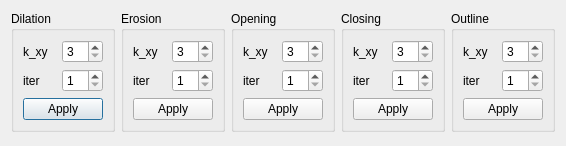
<?xml version="1.0" encoding="UTF-8"?>
<ui version="4.0">
 <class>MorphologyDialog</class>
 <widget class="QDialog" name="MorphologyDialog">
  <property name="geometry">
   <rect>
    <x>0</x>
    <y>0</y>
    <width>565</width>
    <height>146</height>
   </rect>
  </property>
  <property name="windowTitle">
   <string>MorphologyDialog</string>
  </property>
  <layout class="QGridLayout" name="gridLayout">
   <item row="0" column="0">
    <layout class="QHBoxLayout" name="horizontalLayout_12">
     <item>
      <widget class="QGroupBox" name="grp_Dilation">
       <property name="title">
        <string>Dilation</string>
       </property>
       <layout class="QVBoxLayout" name="verticalLayout">
        <item>
         <layout class="QHBoxLayout" name="horizontalLayout">
          <item>
           <widget class="QLabel" name="lbl_Dilation_k_xy">
            <property name="text">
             <string>k_xy</string>
            </property>
           </widget>
          </item>
          <item>
           <widget class="QSpinBox" name="sBox_Dilation_k_xy">
            <property name="minimum">
             <number>3</number>
            </property>
            <property name="singleStep">
             <number>2</number>
            </property>
           </widget>
          </item>
         </layout>
        </item>
        <item>
         <layout class="QHBoxLayout" name="horizontalLayout_2">
          <item>
           <widget class="QLabel" name="lbl_Dilation_iter">
            <property name="text">
             <string>iter</string>
            </property>
           </widget>
          </item>
          <item>
           <widget class="QSpinBox" name="sBox_Dilation_iter">
            <property name="minimum">
             <number>1</number>
            </property>
            <property name="singleStep">
             <number>1</number>
            </property>
            <property name="value">
             <number>1</number>
            </property>
           </widget>
          </item>
         </layout>
        </item>
        <item>
         <widget class="QPushButton" name="pBtn_Dilation_Apply">
          <property name="text">
           <string>Apply</string>
          </property>
         </widget>
        </item>
       </layout>
      </widget>
     </item>
     <item>
      <widget class="QGroupBox" name="grp_Erosion">
       <property name="title">
        <string>Erosion</string>
       </property>
       <layout class="QVBoxLayout" name="verticalLayout_2">
        <item>
         <layout class="QHBoxLayout" name="horizontalLayout_3">
          <item>
           <widget class="QLabel" name="lbl_Erosion_k_xy">
            <property name="text">
             <string>k_xy</string>
            </property>
           </widget>
          </item>
          <item>
           <widget class="QSpinBox" name="sBox_Erosion_k_xy">
            <property name="minimum">
             <number>3</number>
            </property>
            <property name="singleStep">
             <number>2</number>
            </property>
           </widget>
          </item>
         </layout>
        </item>
        <item>
         <layout class="QHBoxLayout" name="horizontalLayout_4">
          <item>
           <widget class="QLabel" name="lbl_Erosion_iter">
            <property name="text">
             <string>iter</string>
            </property>
           </widget>
          </item>
          <item>
           <widget class="QSpinBox" name="sBox_Erosion_iter">
            <property name="minimum">
             <number>1</number>
            </property>
            <property name="singleStep">
             <number>1</number>
            </property>
            <property name="value">
             <number>1</number>
            </property>
           </widget>
          </item>
         </layout>
        </item>
        <item>
         <widget class="QPushButton" name="pBtn_Erosion_Apply">
          <property name="text">
           <string>Apply</string>
          </property>
         </widget>
        </item>
       </layout>
      </widget>
     </item>
     <item>
      <widget class="QGroupBox" name="grp_Opening">
       <property name="title">
        <string>Opening</string>
       </property>
       <layout class="QVBoxLayout" name="verticalLayout_3">
        <item>
         <layout class="QHBoxLayout" name="horizontalLayout_5">
          <item>
           <widget class="QLabel" name="lbl_Opening_k_xy">
            <property name="text">
             <string>k_xy</string>
            </property>
           </widget>
          </item>
          <item>
           <widget class="QSpinBox" name="sBox_Opening_k_xy">
            <property name="minimum">
             <number>3</number>
            </property>
            <property name="singleStep">
             <number>2</number>
            </property>
           </widget>
          </item>
         </layout>
        </item>
        <item>
         <layout class="QHBoxLayout" name="horizontalLayout_6">
          <item>
           <widget class="QLabel" name="lbl_Opening_iter">
            <property name="text">
             <string>iter</string>
            </property>
           </widget>
          </item>
          <item>
           <widget class="QSpinBox" name="sBox_Opening_iter">
            <property name="minimum">
             <number>1</number>
            </property>
            <property name="singleStep">
             <number>1</number>
            </property>
            <property name="value">
             <number>1</number>
            </property>
           </widget>
          </item>
         </layout>
        </item>
        <item>
         <widget class="QPushButton" name="pBtn_Opening_Apply">
          <property name="text">
           <string>Apply</string>
          </property>
         </widget>
        </item>
       </layout>
      </widget>
     </item>
     <item>
      <widget class="QGroupBox" name="grp_Closing">
       <property name="title">
        <string>Closing</string>
       </property>
       <layout class="QVBoxLayout" name="verticalLayout_4">
        <item>
         <layout class="QHBoxLayout" name="horizontalLayout_7">
          <item>
           <widget class="QLabel" name="lbl_Closing_k_xy">
            <property name="text">
             <string>k_xy</string>
            </property>
           </widget>
          </item>
          <item>
           <widget class="QSpinBox" name="sBox_Closing_k_xy">
            <property name="minimum">
             <number>3</number>
            </property>
            <property name="singleStep">
             <number>2</number>
            </property>
           </widget>
          </item>
         </layout>
        </item>
        <item>
         <layout class="QHBoxLayout" name="horizontalLayout_8">
          <item>
           <widget class="QLabel" name="lbl_Closing_iter">
            <property name="text">
             <string>iter</string>
            </property>
           </widget>
          </item>
          <item>
           <widget class="QSpinBox" name="sBox_Closing_iter">
            <property name="minimum">
             <number>1</number>
            </property>
            <property name="singleStep">
             <number>1</number>
            </property>
            <property name="value">
             <number>1</number>
            </property>
           </widget>
          </item>
         </layout>
        </item>
        <item>
         <widget class="QPushButton" name="pBtn_Closing_Apply">
          <property name="text">
           <string>Apply</string>
          </property>
         </widget>
        </item>
       </layout>
      </widget>
     </item>
     <item>
      <widget class="QGroupBox" name="grp_Outline">
       <property name="title">
        <string>Outline</string>
       </property>
       <layout class="QVBoxLayout" name="verticalLayout_5">
        <item>
         <layout class="QHBoxLayout" name="horizontalLayout_9">
          <item>
           <widget class="QLabel" name="lbl_Outline_k_xy">
            <property name="text">
             <string>k_xy</string>
            </property>
           </widget>
          </item>
          <item>
           <widget class="QSpinBox" name="sBox_Outline_k_xy">
            <property name="minimum">
             <number>3</number>
            </property>
            <property name="singleStep">
             <number>2</number>
            </property>
           </widget>
          </item>
         </layout>
        </item>
        <item>
         <layout class="QHBoxLayout" name="horizontalLayout_10">
          <item>
           <widget class="QLabel" name="lbl_Outline_iter">
            <property name="text">
             <string>iter</string>
            </property>
           </widget>
          </item>
          <item>
           <widget class="QSpinBox" name="sBox_Outline_iter">
            <property name="minimum">
             <number>1</number>
            </property>
            <property name="singleStep">
             <number>1</number>
            </property>
            <property name="value">
             <number>1</number>
            </property>
           </widget>
          </item>
         </layout>
        </item>
        <item>
         <widget class="QPushButton" name="pBtn_Outline_Apply">
          <property name="text">
           <string>Apply</string>
          </property>
         </widget>
        </item>
       </layout>
      </widget>
     </item>
    </layout>
   </item>
   <item row="0" column="1">
    <spacer name="horizontalSpacer">
     <property name="orientation">
      <enum>Qt::Horizontal</enum>
     </property>
     <property name="sizeHint" stdset="0">
      <size>
       <width>40</width>
       <height>20</height>
      </size>
     </property>
    </spacer>
   </item>
   <item row="1" column="0">
    <spacer name="verticalSpacer">
     <property name="orientation">
      <enum>Qt::Vertical</enum>
     </property>
     <property name="sizeHint" stdset="0">
      <size>
       <width>20</width>
       <height>40</height>
      </size>
     </property>
    </spacer>
   </item>
  </layout>
 </widget>
 <resources/>
 <connections/>
</ui>
